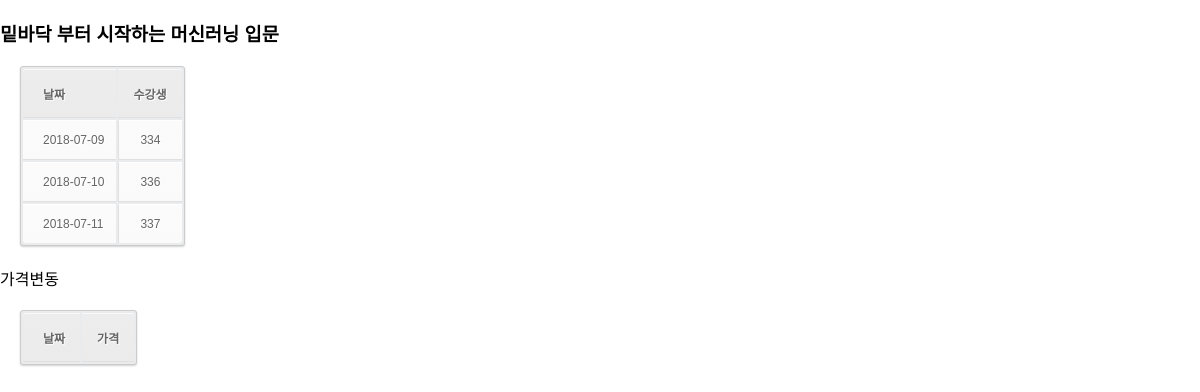
The page /course/1 on the database as committed earlier.
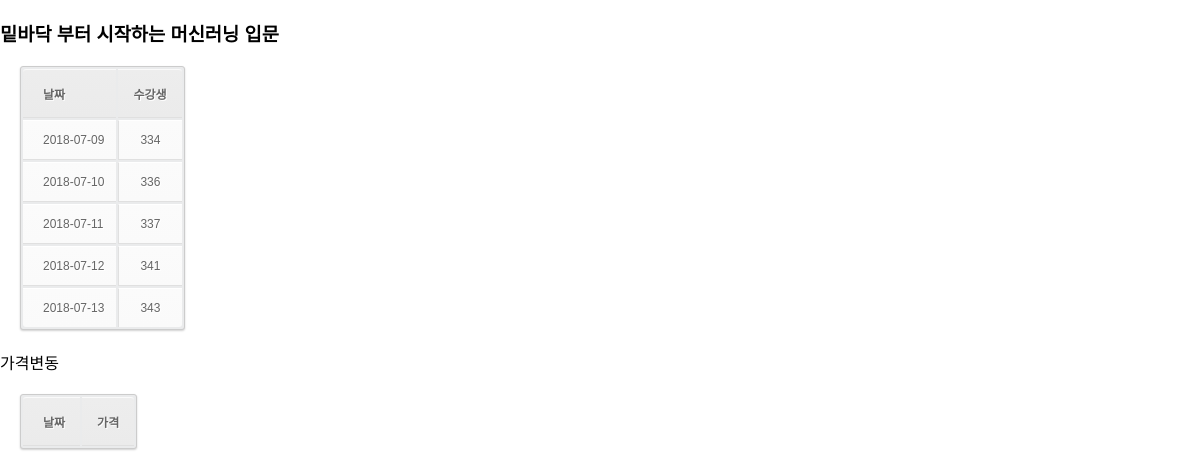
The same page on the database as committed later.
### tables this page shows
CREATE TABLE COURSES (
	ID INTEGER PRIMARY KEY,
	URL STRING UNIQUE,
	TITLE STRING,
	RELEASE_DATE STRING
);

CREATE TABLE SALES (
	ID INTEGER,
	UPDATE_DATE STRING,
	PRICE INTEGER,
	STUDENT_COUNT INTEGER,
	PRIMARY KEY(ID, UPDATE_DATE),
	FOREIGN KEY(ID) REFERENCES COURSES(ID) ON DELETE CASCADE
);

### app.py (the view)
@app.route('/course/<course_id>')
def course_index(course_id):
	sql = "SELECT TITLE FROM COURSES WHERE ID = (?)"
	cur = g.db.execute(sql, [course_id])
	title = cur.fetchall()[0][0]
	sql = "SELECT STUDENT_COUNT, UPDATE_DATE FROM SALES WHERE ID = (?)"
	cur = g.db.execute(sql, [course_id])
	student_count = [dict(STUDENT_COUNT=row[0], UPDATE_DATE=row[1]) for row in cur.fetchall()]
	sql = "SELECT A.UPDATE_DATE, A.PRICE FROM SALES A, SALES B WHERE A.ID = (?) AND A.ID = B.ID AND A.PRICE <> B.PRICE"
	cur = g.db.execute(sql, [course_id])
	prices = [dict(UPDATE_DATE=row[0], PRICE=row[1]) for row in cur.fetchall()]
	return render_template('course.html', ID=course_id, TITLE=title, STUDENT_COUNT=student_count, PRICE=prices)

### app.py (called while the page is built)
def connect_db():
	return sqlite3.connect(app.config['DATABASE'])

@app.before_request
def befor_request():
	g.db = connect_db()

@app.teardown_request
def teardown_request(exception):
	g.db.close()

### templates/course.html (shortened to what this page needs)
<!DOCTYPE html>
<html>
<link rel="stylesheet" href={{ url_for('static', filename='css/table_style.css') }}>
	<head>
	</head>
	<body>
		<div class="box">
			<div class="box-header">
				<h3 class="box-title">  {{ TITLE }}</h3>
			</div>
			<div class="box-body">
				<table id="date-table" class="table table-bordered">
					<thead>
						<tr>
							<th>날짜</th>
							<th>수강생</th>
						</tr>
					</thead>
					<tbody>
						{% for STUDENT in STUDENT_COUNT %}
						<tr>
							<td> {{ STUDENT.UPDATE_DATE }} </td>
							<td> {{ STUDENT.STUDENT_COUNT }}
						</tr>
						{% endfor %}
					</tbody>
				</table>
				가격변동
				<table>
					<thead>
						<tr>
							<th>날짜</th>
							<th>가격</th>
						</tr>
					</thead>
				</table>
			</div>
		</div>
	</body>
</html>

### static/css/table_style.css (style rules this page uses)
body { font-family:Arial, Helvetica, sans-serif; margin:0 auto; }
table { font-family:Arial, Helvetica, sans-serif; color:#666; font-size:12px; text-shadow: 1px 1px 0px #fff; background:#eaebec; margin:20px; border:#ccc 1px solid; -moz-border-radius:3px; -webkit-border-radius:3px; border-radius:3px; -moz-box-shadow: 0 1px 2px #d1d1d1; -webkit-box-shadow: 0 1px 2px #d1d1d1; box-shadow: 0 1px 2px #d1d1d1; }
table th { padding:15px; border-top:1px solid #fafafa; border-bottom:1px solid #e0e0e0; background: #ededed; background: -webkit-gradient(linear, left top, left bottom, from(#ededed), to(#ebebeb)); background: -moz-linear-gradient(top, #ededed, #ebebeb); }
table th:first-child { text-align: left; padding-left:20px; }
table tr:first-child th:first-child { -moz-border-radius-topleft:3px; -webkit-border-top-left-radius:3px; border-top-left-radius:3px; }
table tr:first-child th:last-child { -moz-border-radius-topright:3px; -webkit-border-top-right-radius:3px; border-top-right-radius:3px; }
table tr { text-align: center; padding-left:20px; }
table tr td:first-child { text-align: left; padding-left:20px; border-left: 0; }
table tr td { padding:12px; border-top: 1px solid #ffffff; border-bottom:1px solid #e0e0e0; border-left: 1px solid #e0e0e0; background: #fafafa; background: -webkit-gradient(linear, left top, left bottom, from(#fbfbfb), to(#fafafa)); background: -moz-linear-gradient(top, #fbfbfb, #fafafa); }
table tr:last-child td { border-bottom:0; }
table tr:last-child td:first-child { -moz-border-radius-bottomleft:3px; -webkit-border-bottom-left-radius:3px; border-bottom-left-radius:3px; }
table tr:last-child td:last-child { -moz-border-radius-bottomright:3px; -webkit-border-bottom-right-radius:3px; border-bottom-right-radius:3px; }

Rows that differ between the two databases and show on the page:
added SALES: UPDATE_DATE "2018-07-12", STUDENT_COUNT "341"
added SALES: UPDATE_DATE "2018-07-13", STUDENT_COUNT "343"
